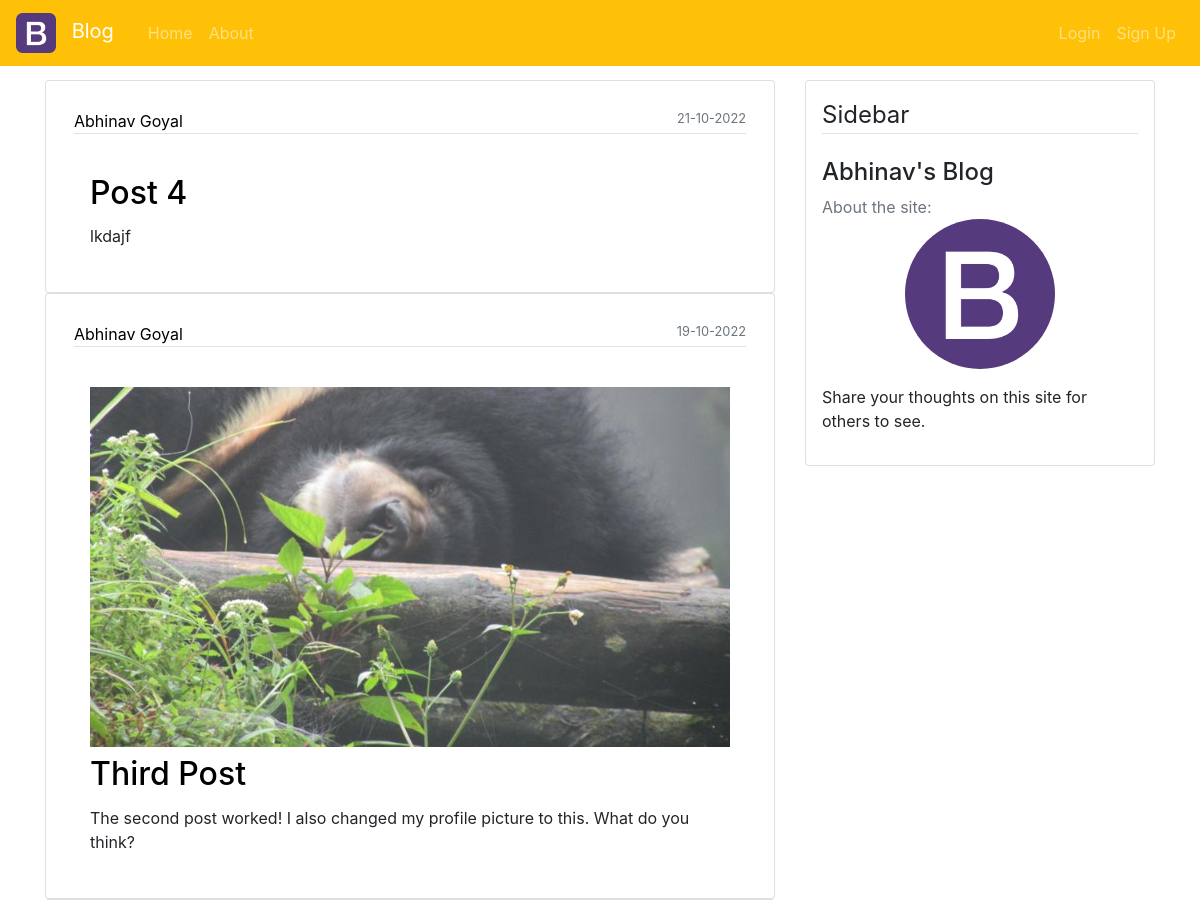
Page /home (upper part) on the earlier database version.
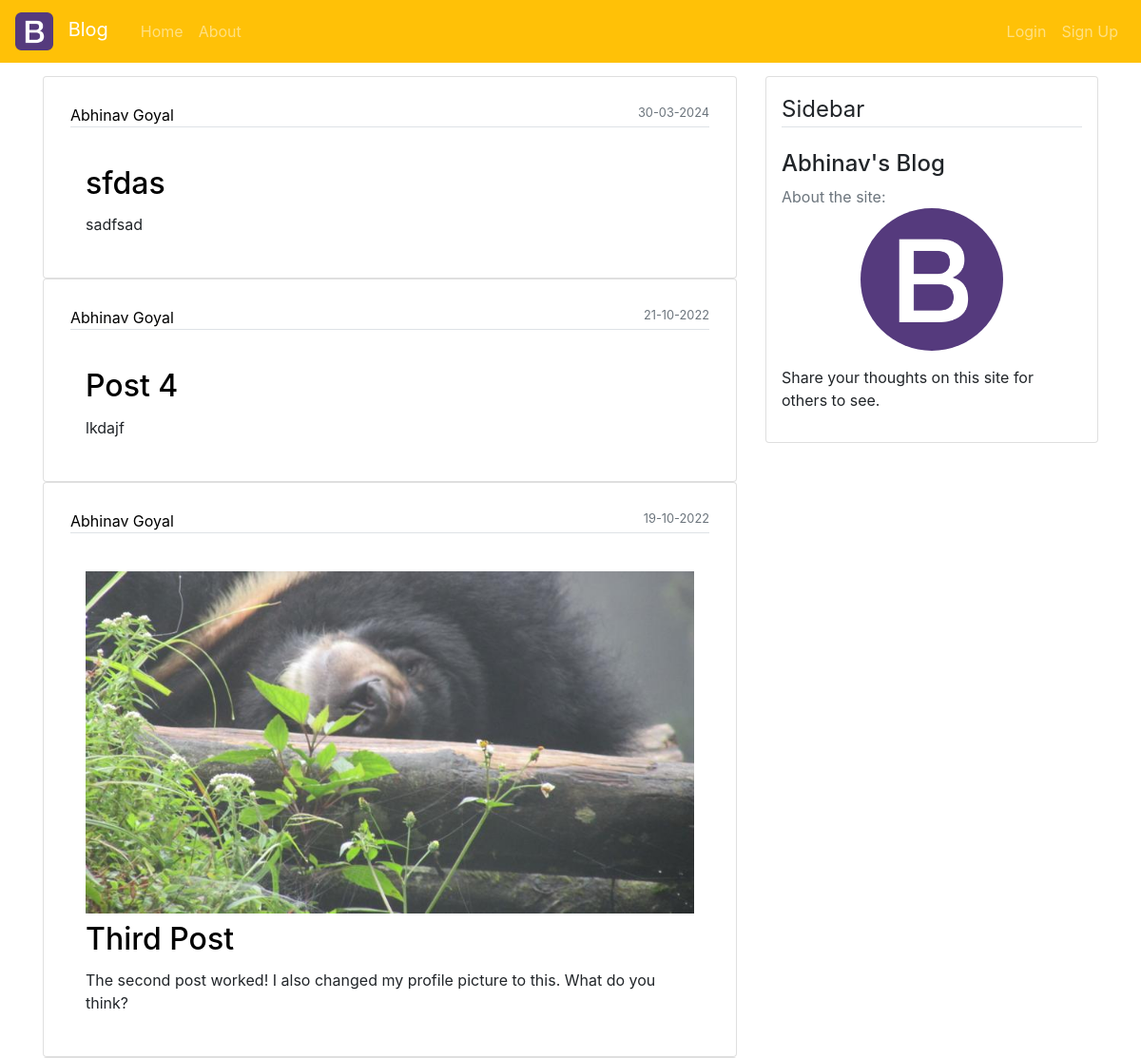
Same page on the later database version.
### flask_blog/models.py (models this page shows, shortened)
class Post(db.Model):
    id = db.Column(db.Integer, primary_key=True)
    title = db.Column(db.String(100), nullable=False)
    content = db.Column(db.Text, nullable=False)
    post_pic = db.Column(db.String(60), nullable=True)
    date_posted = db.Column(db.DateTime, nullable=False, default=datetime.now)
    user_id = db.Column(db.Integer, db.ForeignKey("user.id"), nullable=False)

class User(db.Model, UserMixin):
    about_text = "Hello there! I love blogging!"
    id = db.Column(db.Integer, primary_key=True)
    first_name = db.Column(db.String(20), nullable=False)
    last_name = db.Column(db.String(20), nullable=False)
    email = db.Column(db.String(100), unique=True, nullable=False)
    password = db.Column(db.String(20), nullable=False)
    profile_pic = db.Column(db.String(60), nullable=False, default="default.png")
    about_me = db.Column(db.Text, nullable=False, default=about_text)
    posts = db.relationship("Post", backref="creator", lazy=True)

### flask_blog/routes.py (the view)
    @app.route("/")
    @app.route("/home")
    def home():
        page = request.args.get("page", 1, type=int)
        data = Post.query.order_by(Post.date_posted.desc()).paginate(page=page, per_page=5)
        return render_template("home.html", posts=data, title="Home", about_info=about_info)

### flask_blog/templates/home.html (shortened to what this page needs)
{% extends "layout.html"%}
{%block contents%}
<div class="row">
    <div class="col-md-8">
        {% for post in posts.items %}
            <div class="card p-2">
                <div class="card-body">
                    <div class="border-bottom mb-4">
                        <div class="link-class"><a class="card-text" href="{{url_for('profile_by_id',user_id=post.creator.id)}}">{{ post.creator.first_name+' '+ post.creator.last_name}} </a>
                        <small class="card-text text-muted float-right">{{ post.date_posted.strftime('%d-%m-%Y')}}</small>
                        </div>
                    </div>
                    <div class="p-3">
                        {%if post.post_pic%}
                            <img class="img-fluid mb-2" src="{{url_for('static',filename='images/'+post.post_pic)}}" alt="Post Picture">
                        {%endif%}
                        <h2 class="card-title link-class"><a href="{{url_for('post',post_id=post.id)}}">{{ post.title }}</a></h2>
                        <p class="card-text blog-content">{{ post.content }}</p>
                    </div>
                </div>
            </div>
        {% endfor %}
    </div>
    <div class="col-md-4">
        <div class="card p-3 sticky-top">
            <legend class="border-bottom mb-4">Sidebar</legend>
            {%if current_user.is_authenticated%}
                <h4>{{current_user.first_name+' '+ current_user.last_name}}</h4>
                <p class="text-muted">About me:
                <img src="{{url_for('static',filename='profile_pictures/'+current_user.profile_pic)}}" class="rounded-circle mx-auto d-block" style="height: 150px;width: 150px;">
                <p class="blog-content"> {{current_user.about_me}}</p>
                <ul class="list-group">
                    <li class="list-group-item">My Posts</li>
                    <li class="list-group-item">Profile</li>
                    <li class="list-group-item">Announcements</li>
                </ul>
            {% else %}
                <h4>{{about_info.name}}</h4>
                <p class="text-muted">About the site:
                    <img src="{{url_for('static',filename='images/'+about_info.picture)}}" class="rounded-circle mx-auto d-block" style="height: 150px;width: 150px;">
                    <p class="blog-content"> {{about_info.tagline}}</p>
            {%endif%}
        </div>
    </div>
</div>
{% endblock contents%}

Differences in the rows shown:
added Post: creator "Abhinav Goyal", date_posted "30-03-2024", title "sfdas", content "sadfsad"
